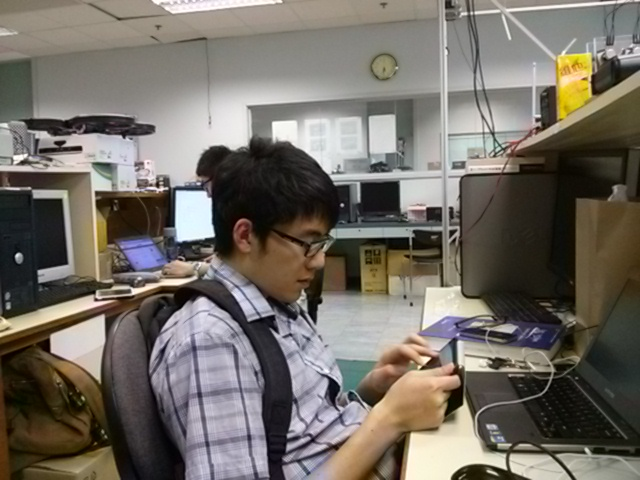
//> input picture home_page_new/project/2014_spring/project_5/ESDC2014/helloworld/pc/faces/0.jpg, 640 x 480 px, given in place of the camera
$ ./helloworld_videocapture faces/0.jpg   (built with g++ and OpenCV 4)
//> lines starting //> are read from the running program, lines starting //| are printed output that depends on the picture
#include <opencv2/opencv.hpp>
#include "stdio.h"
#include <sys/types.h>
#include <sys/stat.h>
#include <fcntl.h>
using namespace cv;

int main(int argc, char **argv)
{
	VideoCapture cap(1);
	if(!cap.isOpened())  // check if we succeeded
	{
		printf("Failed to open the device %s\n",argv[1]);
		return -1;
	}
	Mat edges;
	namedWindow("edges",1);

	for(;;)
	{
		Mat frame;
		cap >> frame; // get a new frame from camera
//> frame is the input picture: 480 rows x 640 cols, CV_8UC3; mean B, G, R 101.2, 109.4, 115.4
		if(!frame.data)
		{
			printf("Error : no frame data\n");
			continue;
		}
		cvtColor(frame, edges, CV_BGR2GRAY);
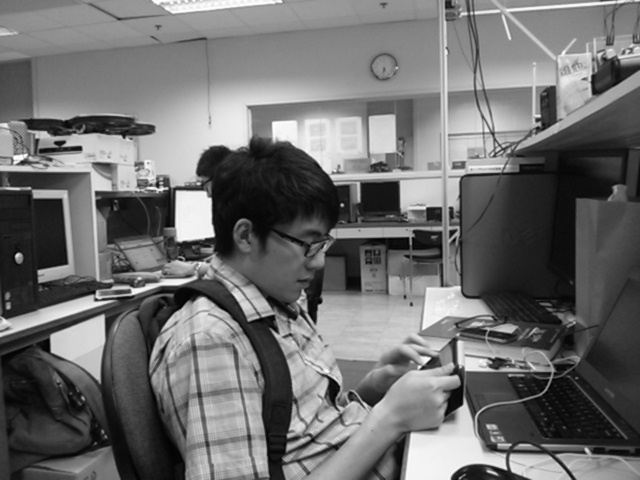
//> edges: 480 rows x 640 cols, CV_8UC1; min 0, max 255, mean 110.3
		GaussianBlur(edges, edges, Size(7,7), 1.5, 1.5);
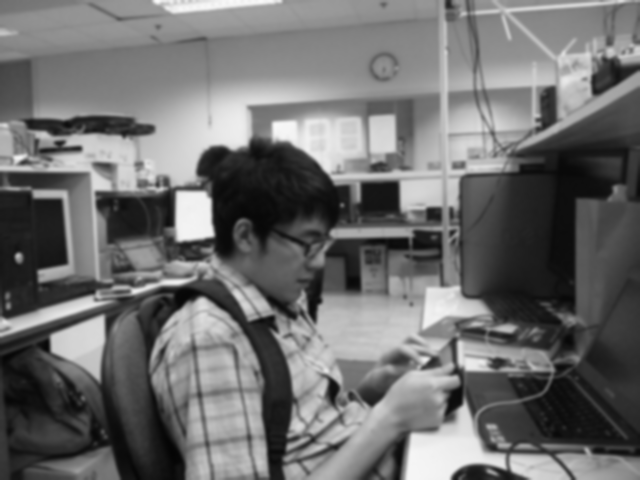
//> edges: 480 rows x 640 cols, CV_8UC1; min 4, max 250, mean 110.3
		Canny(edges, edges, 0, 30, 3);
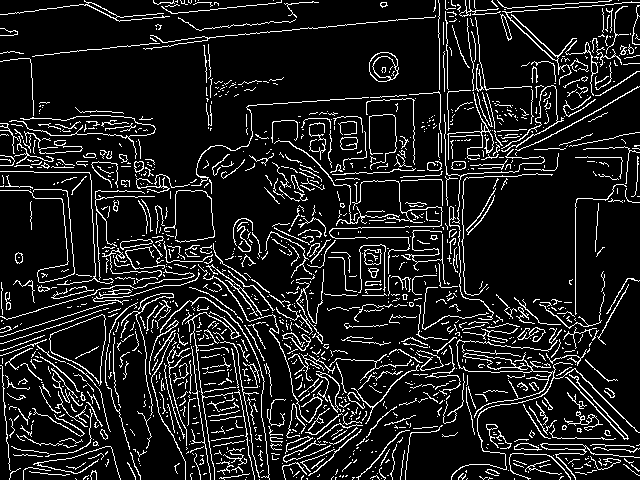
//> edges: 480 rows x 640 cols, CV_8UC1; 11.6% white in thin lines or dots
		imshow("edges", edges);
		if(waitKey(30) >= 0) break;
//> the Esc key is pressed
	}
	// the camera will be deinitialized automatically in VideoCapture destructor
	return 0;
}

$ run again, on home_page_new/project/2014_spring/project_5/ESDC2014/helloworld/pc/faces/1.jpg
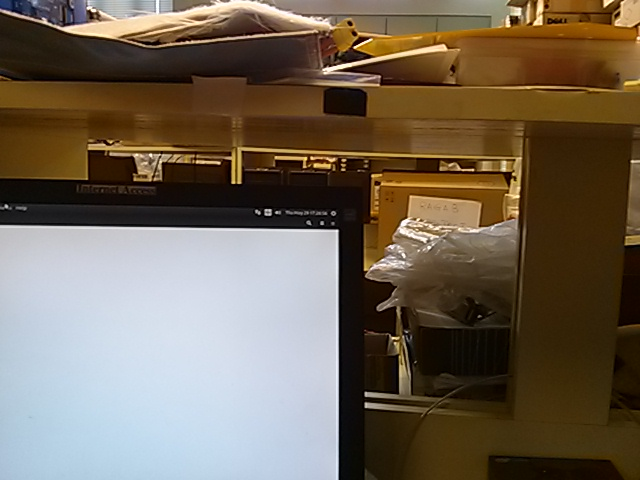
//> input picture home_page_new/project/2014_spring/project_5/ESDC2014/helloworld/pc/faces/1.jpg, 640 x 480 px, given in place of the camera
//> frame is the input picture: 480 rows x 640 cols, CV_8UC3; mean B, G, R 84.5, 100.7, 113.5
//> `GaussianBlur(edges, edges, Size(7,7), 1.5, 1.5);`:
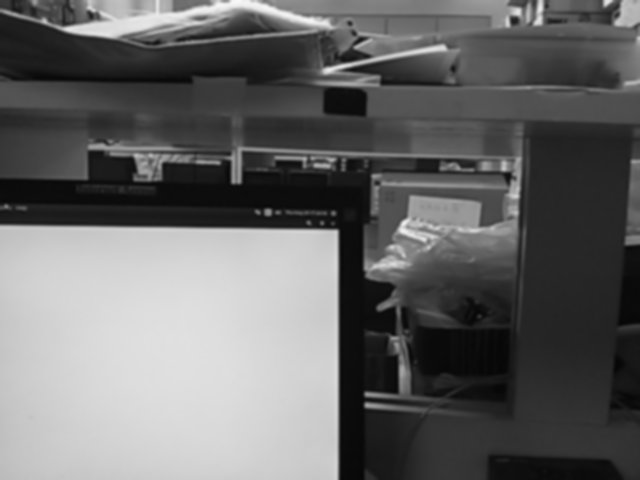
//> edges: 480 rows x 640 cols, CV_8UC1; min 5, max 248, mean 102.7
//> `Canny(edges, edges, 0, 30, 3);`:
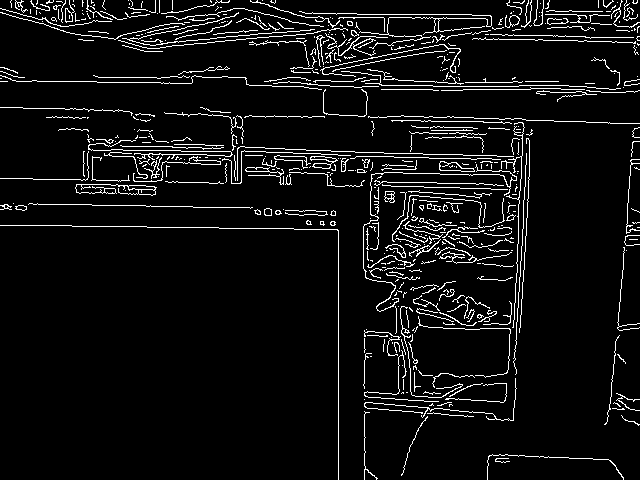
//> edges: 480 rows x 640 cols, CV_8UC1; 6.3% white in thin lines or dots

$ run again, on home_page_new/project/2014_spring/project_5/ESDC2014/helloworld/pc/faces/2.jpg
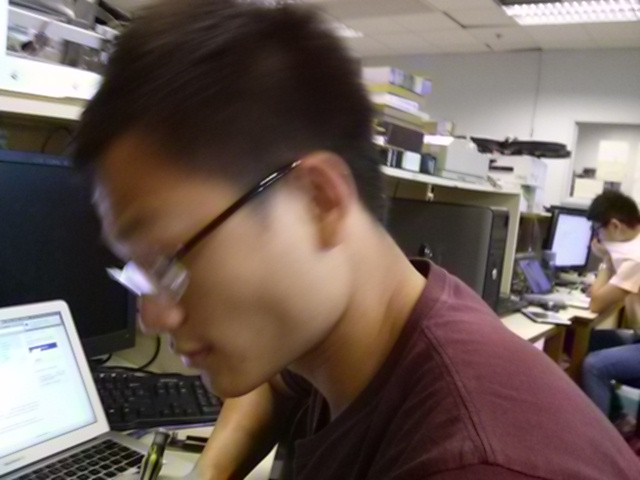
//> input picture home_page_new/project/2014_spring/project_5/ESDC2014/helloworld/pc/faces/2.jpg, 640 x 480 px, given in place of the camera
//> frame is the input picture: 480 rows x 640 cols, CV_8UC3; mean B, G, R 87.6, 94, 109.2
//> `cvtColor(frame, edges, CV_BGR2GRAY);`:
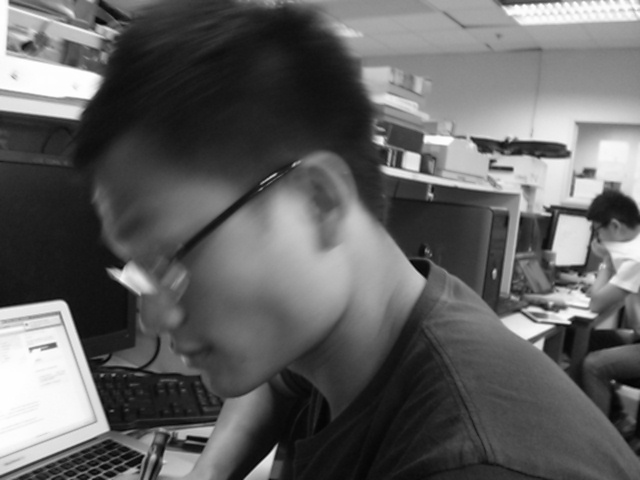
//> edges: 480 rows x 640 cols, CV_8UC1; min 2, max 255, mean 97.8
//> `Canny(edges, edges, 0, 30, 3);`:
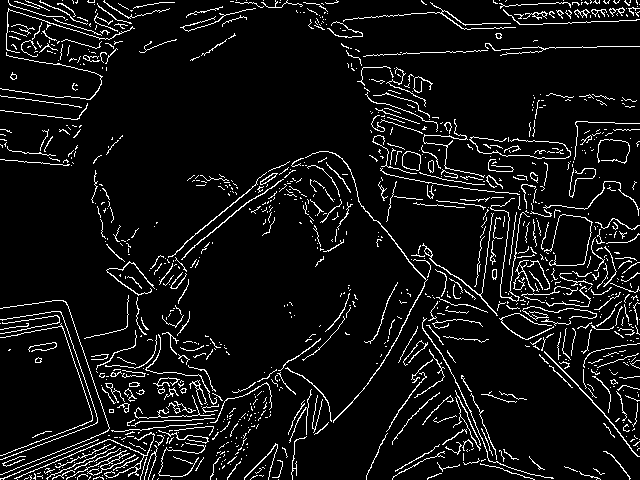
//> edges: 480 rows x 640 cols, CV_8UC1; 7.4% white in thin lines or dots

$ run again, on home_page_new/project/2014_spring/project_5/ESDC2014/helloworld/pc/faces/3.jpg
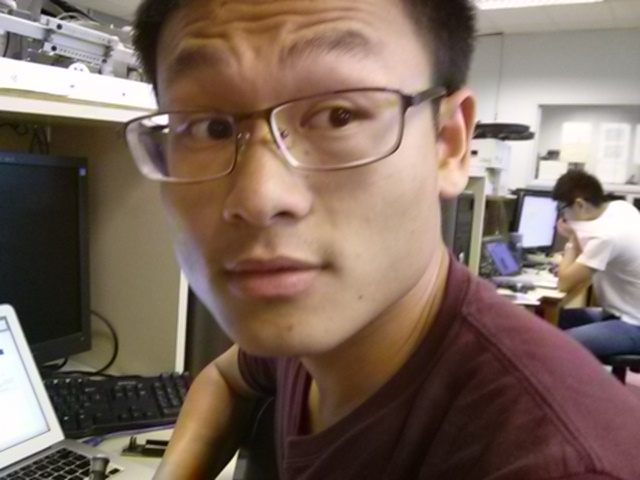
//> input picture home_page_new/project/2014_spring/project_5/ESDC2014/helloworld/pc/faces/3.jpg, 640 x 480 px, given in place of the camera
//> frame is the input picture: 480 rows x 640 cols, CV_8UC3; mean B, G, R 94, 105.9, 125.4
//> `cvtColor(frame, edges, CV_BGR2GRAY);`:
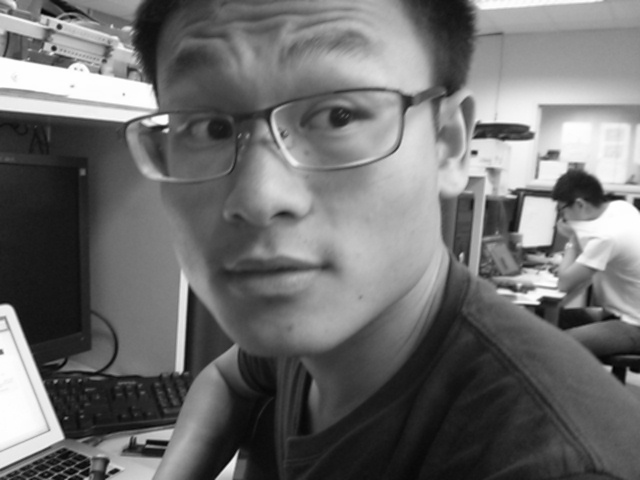
//> edges: 480 rows x 640 cols, CV_8UC1; min 1, max 255, mean 110.4
//> `Canny(edges, edges, 0, 30, 3);`:
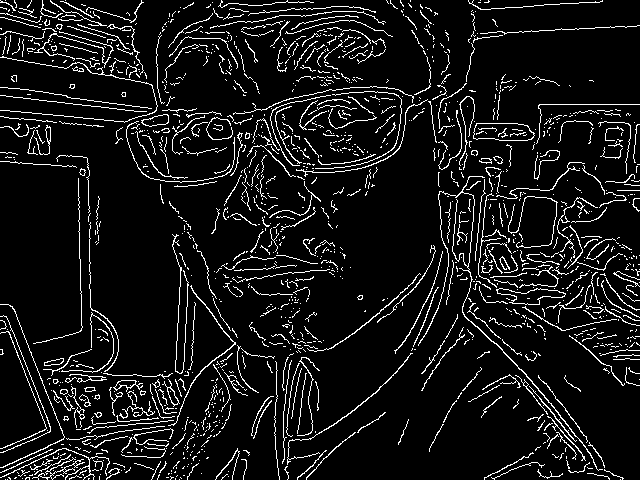
//> edges: 480 rows x 640 cols, CV_8UC1; 8.6% white in thin lines or dots
